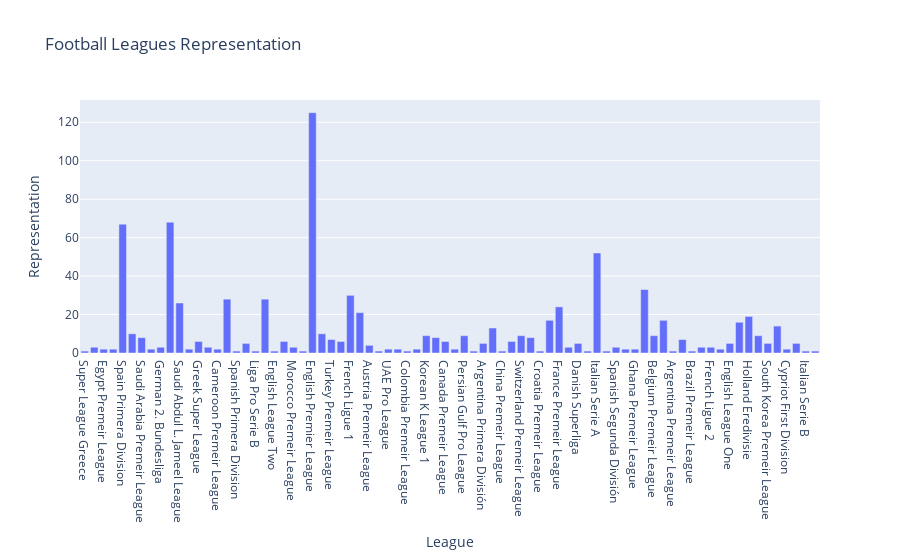

Source (notebook cell):
### Code cell
# Most represented Nation in terms of players that for a club in a certain nation
leagues = list(set(data["League"]))
lgs_count = []
for league in leagues:
    count = 0
    for index in data.index:
        if data["League"][index] == league:
            count += 1
    lgs_count.append(count)
# print(leagues)
# print(len(lgs_count))
# print(len(leagues))
leagues_rep_df = pd.DataFrame(list(zip(leagues, lgs_count)), columns=["League", "Representation"])
leagues_rep_df.head()
leagues_rep_fig = px.bar(leagues_rep_df, x="League", y="Representation", title="Football Leagues Representation")
leagues_rep_fig.show()

### Figure 1 — Plotly figure (JSON) as saved in the notebook; plotly's stock layout.template omitted (floating-point values rounded to 4 significant figures)
{"data": [{"alignmentgroup": "True", "hovertemplate": "League=%{x}<br>Representation=%{y}<extra></extra>", "legendgroup": "", "marker": {"color": "#636efa", "pattern": {"shape": ""}}, "name": "", "offsetgroup": "", "orientation": "v", "showlegend": false, "textposition": "auto", "type": "bar", "x": ["Super League Greece", "Uruguay Premeir League", "Egypt Premeir League", "Scotland Premeir League", "Spain Primera Division", "Scottish Premiership", "Saudi Arabia Premeir League", "Turkish Süper Liga", "German 2. Bundesliga", "German 1. Bundesliga", "Saudi Abdul L. Jameel League", "Mexico Premeir League", "Greek Super League", "Ecuadorian Serie A", "Cameroon Premeir League", "USA Major League Soccer", "Spanish Primera Division", "Qatar Premeir League", "Liga Pro Serie B", "Qatar Stars League", "English League Two", "Croatian Prva HNL", "Morocco Premeir League", "Tunisian Ligue Professionnelle 1", "English Premier League", "Turkish Süper Lig", "Turkey Premeir League", "Campeonato Brasileiro Série A", "French Ligue 1", "Mexican Liga MX", "Austria Premeir League", "Italian Seria A", "UAE Pro League", "Kuwait Premeir League", "Colombia Premeir League", "United States Premeir League", "Korean K League 1", "Australian Hyundai A-League", "Canada Premeir League", "Russia Premeir League", "Persian Gulf Pro League", "Italian Serie 1", "Argentina Primera División", "Italy Premeir League", "China Premeir League", "Greece Premeir League", "Switzerland Premeir League", "Japanese J. League Division 1", "Croatia Premeir League", "Belgian Jupiler Pro League", "France Premeir League", "Serbia Premeir League", "Danish Superliga", "Chinese Super League", "Italian Serie A", "Hungary Premeir League", "Spanish Segunda División", "J2 League", "Ghana Premeir League", "English League Championship", "Belgium Premeir League", "Costa Rica Premeir League", "Argentina Premeir League", "Tunisia Premeir League", "Brazil Premeir League", "Polish T-Mobile Ekstraklasa", "French Ligue 2", "Denmark Premeir League", "English League One", "Spain Premeir League", "Holland Eredivisie", "Germany Premeir League", "South Korea Premeir League", "Portuguese Liga ZON SAGRES", "Cypriot First Division", "Portugal Premeir League", "Italian Serie B", "Poland Premeir League"], "xaxis": "x", "y": [1, 3, 2, 2, 67, 10, 8, 2, 3, 68, 26, 2, 6, 3, 2, 28, 1, 5, 1, 28, 1, 6, 3, 1, 125, 10, 7, 6, 30, 21, 4, 1, 2, 2, 1, 2, 9, 8, 6, 2, 9, 1, 5, 13, 1, 6, 9, 8, 1, 17, 24, 3, 5, 1, 52, 1, 3, 2, 2, 33, 9, 17, 1, 7, 1, 3, 3, 2, 5, 16, 19, 9, 5, 14, 2, 5, 1, 1], "yaxis": "y"}], "layout": {"barmode": "relative", "legend": {"tracegroupgap": 0}, "title": {"text": "Football Leagues Representation"}, "xaxis": {"anchor": "y", "domain": [0, 1], "title": {"text": "League"}}, "yaxis": {"anchor": "x", "domain": [0, 1], "title": {"text": "Representation"}}}}
